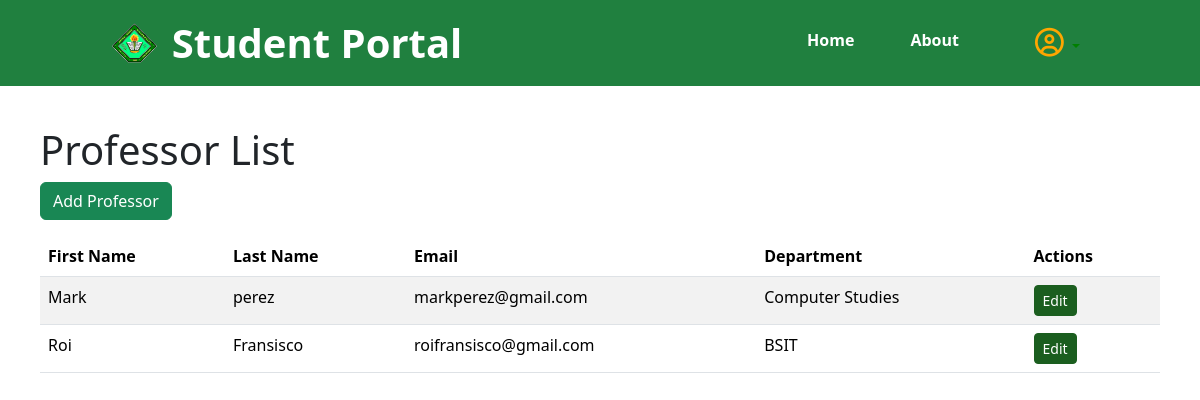
The app's page /myapp/professor_list/ (signed in) with its own data.
### myapp/models.py (models this page shows, shortened)
class Professor(models.Model):
    first_name = models.CharField(max_length=30)
    last_name = models.CharField(max_length=30)
    email = models.EmailField(unique=True)
    department = models.CharField(max_length=100)
    bio = models.TextField(blank=True, null=True)
    office_location = models.CharField(max_length=255, blank=True, null=True)
    phone_number = models.CharField(max_length=15, blank=True, null=True)
    profile_picture = models.ImageField(upload_to='profile_pictures/', blank=True, null=True)

### myapp/views.py (the view)
# urls.py: path('professor_list/', views.professors_list, name='professors_list'),
@login_required
def professors_list(request):
    professors = Professor.objects.all()
    return render(request, 'pages/professors_list.html', {'professors': professors})

### myapp/templates/pages/professors_list.html
{% extends "pages/admin_base.html" %}
{% block content %}
    {% include 'pages/navbar.html' %}
    <div class="professorlist-container">
        <h1>Professor List</h1>
        <a href="{% url 'add_professor' %}" class="btn btn-success mb-3">Add Professor</a>
        <div class="table-responsive">
            <table class="table table-striped table-hover">
                <thead>
                <tr>
                    <th>First Name</th>
                    <th>Last Name</th>
                    <th>Email</th>
                    <th>Department</th>
                    <th>Actions</th>
                </tr>
                </thead>
                <tbody>
                {% for professor in professors %}
                    <tr>
                        <td>{{ professor.first_name }}</td>
                        <td>{{ professor.last_name }}</td>
                        <td>{{ professor.email }}</td>
                        <td>{{ professor.department }}</td>
                        <td>
                            <a href="{% url 'update_professor' professor.id %}" class="btn btn-primary btn-sm btn-custom">Edit</a>
                        </td>
                    </tr>
                {% endfor %}
                </tbody>
            </table>
        </div>
    </div>
{% endblock %}

### myapp/static/css/style.css (style rules this page uses)
* { box-sizing: border-box; }
.btn-primary { margin-bottom: 50px; width: 100%; border-radius: 30px; background-color: #1B5E1F !important; border-color: #1B5E1F!important; }
.btn-sm { font-size: 0.875rem; padding: 0.25rem 0.5rem; line-height: 1.5; }
.btn-custom { margin-bottom: 0; padding: 0.375rem 0.75rem; width: auto; }
.studentlist-container, .professorlist-container,.courseslist-container, .subjectlist-container { padding: 2.5rem; }

### records on screen
Professor: first_name "Mark", last_name "perez", email "markperez@gmail.com", department "Computer Studies"
Professor: first_name "Roi", last_name "Fransisco", email "roifransisco@gmail.com", department "BSIT"
